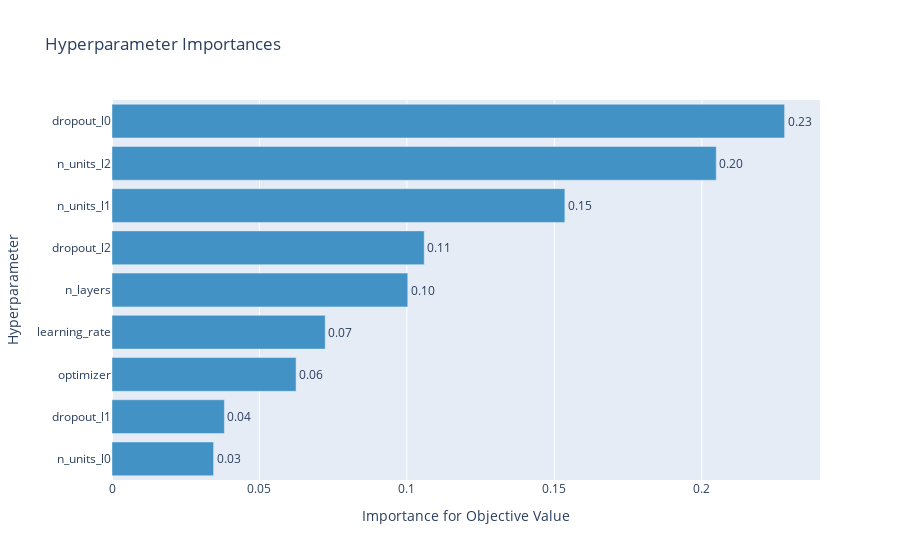

The cell this chart's notebook holds for it:
### Code cell
optuna.visualization.plot_param_importances(study)

### Figure 1 — Plotly figure (JSON) as saved in the notebook; plotly's stock layout.template omitted (floating-point values rounded to 4 significant figures)
{"data": [{"cliponaxis": false, "hovertemplate": ["n_units_l0 (IntDistribution): 0.0344494688558416<extra></extra>", "dropout_l1 (FloatDistribution): 0.03811932813063478<extra></extra>", "optimizer (CategoricalDistribution): 0.06242359468276229<extra></extra>", "learning_rate (FloatDistribution): 0.07229930000309168<extra></extra>", "n_layers (IntDistribution): 0.10029626236034346<extra></extra>", "dropout_l2 (FloatDistribution): 0.10587251164413192<extra></extra>", "n_units_l1 (IntDistribution): 0.15356629398393154<extra></extra>", "n_units_l2 (IntDistribution): 0.20489915569048206<extra></extra>", "dropout_l0 (FloatDistribution): 0.22807408464878073<extra></extra>"], "marker": {"color": "rgb(66,146,198)"}, "orientation": "h", "text": ["0.03", "0.04", "0.06", "0.07", "0.10", "0.11", "0.15", "0.20", "0.23"], "textposition": "outside", "type": "bar", "x": [0.03445, 0.03812, 0.06242, 0.0723, 0.1003, 0.1059, 0.1536, 0.2049, 0.2281], "y": ["n_units_l0", "dropout_l1", "optimizer", "learning_rate", "n_layers", "dropout_l2", "n_units_l1", "n_units_l2", "dropout_l0"]}], "layout": {"showlegend": false, "title": {"text": "Hyperparameter Importances"}, "xaxis": {"title": {"text": "Importance for Objective Value"}}, "yaxis": {"title": {"text": "Hyperparameter"}}}}
